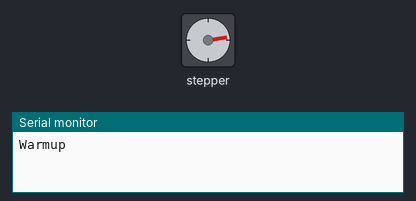
The sketch below on a simulated Arduino Uno, built with avr-gcc and run on an emulated ATmega328P. Shown: stepper motor, the last lines printed to the serial monitor. Stepper angles assume 200 steps per turn.

Above: at 0.2 s.
At 10.4 s:
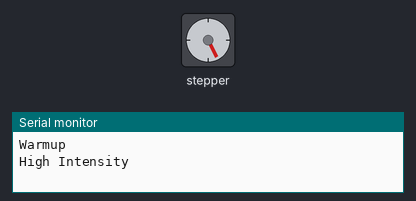
Timing chart, 0 to 11.9 s (numbered marks = the images above):
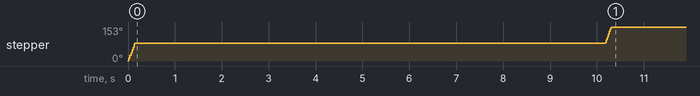

The sketch:

SpinBikeMain.ino
```cpp
#include "workoutTypes.h"

workoutType selectedWorkout = interval;
void setup() {
  initWorkout(selectedWorkout);
}

void loop() {
  runWorkout();
}
```

WorkoutHandler.ino
```cpp
#include "workoutTypes.h"

#define MILLIS_TO_SECONDS 1000
workoutType workout;

unsigned long startTimeMillis;
workoutCell currWorkoutCell;

void initWorkout(workoutType selectedWorkout)
{
  Serial.begin(9600);
  workout = selectedWorkout;
  startTimeMillis = millis();
  initResistanceManager();

  switch (workout)
  {
  case interval:
    currWorkoutCell = getNextIntervalWorkoutCell();
    Serial.println(currWorkoutCell.logEntry);
    break;
  default:
    break;
  }
}

void runWorkout()
{
  int targetResistance;
  unsigned long currTimeMillis = millis();
  switch (workout)
  {
  case interval:
    if ((currTimeMillis - startTimeMillis) > (currWorkoutCell.duration * MILLIS_TO_SECONDS))
    {
      currWorkoutCell = getNextIntervalWorkoutCell();
      startTimeMillis = currTimeMillis;
      Serial.println(currWorkoutCell.logEntry);
    }
    targetResistance = currWorkoutCell.targetResistance;
    break;
  default:
    targetResistance = 0;
    break;
  }
  setTargetResistance(targetResistance);

  resistanceManagerRun();
}
```

intervalWorkout.ino
```cpp
#include "workoutTypes.h"

unsigned int numCycles = 5;
unsigned int currCycle = 0;

unsigned int warmupTimeSec = 600;
unsigned int highIntensityTimeSec = 30;
unsigned int lowIntensityTimeSec = 30;
unsigned int restTimeSec = 600;

unsigned int warmupResistance = 45;
unsigned int highIntensityResistance = 85;
unsigned int lowIntensityResistance = 25;
unsigned int restResistance = 35;

workoutCell warmupCell = {warmupTimeSec, warmupResistance, "Warmup"};
workoutCell highIntensityCell = {highIntensityTimeSec, highIntensityResistance, "High Intensity"};
workoutCell lowIntensityCell = {lowIntensityTimeSec, lowIntensityResistance, "Low Intensity"};
workoutCell restCell = {restTimeSec, restResistance, "Rest"};

intervalWorkoutState workoutState;

void initIntervalWorkout() {
   workoutState = warmup;
}

workoutCell getNextIntervalWorkoutCell() {
   workoutCell res;
   switch (workoutState)
   {
   case warmup:
      res = warmupCell;
      workoutState = highIntensity;
      break;
   case highIntensity:
      res = highIntensityCell;
      workoutState = lowIntensity;
      break;
   case lowIntensity:
      res = lowIntensityCell;
      currCycle++;
      if(currCycle >= numCycles) {
         workoutState = cooldown;
      }
      else
      {
         workoutState = highIntensity;
      }
      break;
   case cooldown:
      res = restCell;
      break;
   default:
      break;
   }
   return res;
}
```

resistanceManager.ino
```cpp
#include <Wire.h>
#include <Adafruit_MotorShield.h>

#define MOTOR_RPM 100
#define MOTOR_FEATHER_ADDRESS 0x61
#define STEPS_PER_PERCENT 1
#define MOTOR_STEP_MODE DOUBLE

// Create the motor shield object with the defined I2C address
Adafruit_MotorShield AFMS = Adafruit_MotorShield(MOTOR_FEATHER_ADDRESS);

// Connect a stepper motor with 200 steps per revolution (1.8 degree)
// to motor port #1 (M1 and M2)
Adafruit_StepperMotor *motor = AFMS.getStepper(200, 1);

int targetResistancePerc = 0;
int currentResistancePerc = 0;

void initResistanceManager() {
   AFMS.begin();  // create with the default frequency 1.6KHz
   motor->setSpeed(MOTOR_RPM);
}

void resistanceManagerRun() {
  uint8_t direction;
  if (targetResistancePerc != currentResistancePerc) {
    if (targetResistancePerc > currentResistancePerc) {
      direction = FORWARD;
      currentResistancePerc += STEPS_PER_PERCENT;
    }
    else {
      direction = BACKWARD;
      currentResistancePerc -= STEPS_PER_PERCENT;
    }
    motor->step(STEPS_PER_PERCENT, direction, MOTOR_STEP_MODE);
  }
  else {
    motor->release();
  }
}

void setTargetResistance(int target) {
  targetResistancePerc = target;
}

int getCurrentResistance() {
  return currentResistancePerc;
}
```

workoutTypes.h
```cpp
#ifndef _WORKOUTTYPES_H
#define _WORKOUTTYPES_H

enum workoutType {
   interval,
   calibration
};

enum intervalWorkoutState {
    warmup,
    highIntensity,
    lowIntensity,
    cooldown
};

typedef struct workoutCell {
    unsigned int duration;
    unsigned int targetResistance;
    char *logEntry;
} workoutCell;

#endif // _WORKOUTTYPES_H
```

Measured:
- by itself, stepper: turns 81° clockwise in 0.14 s, then 72° clockwise in 0.12 s
